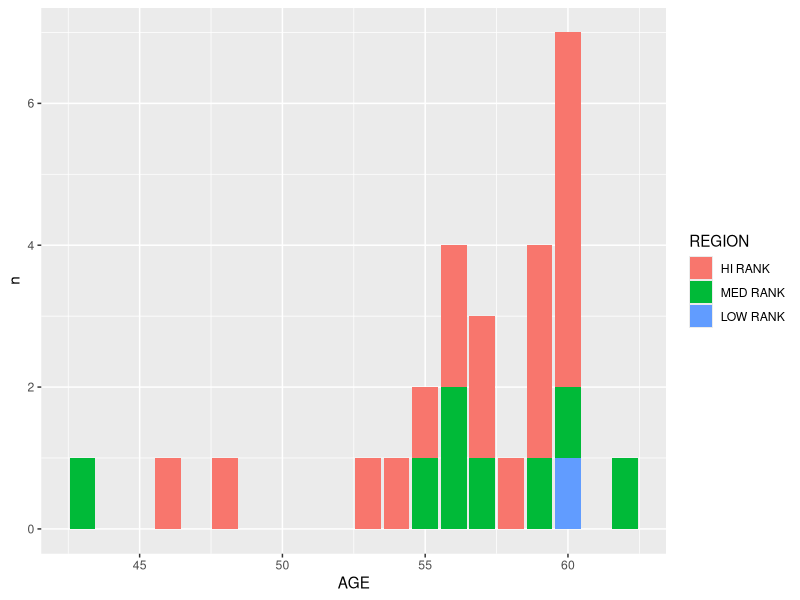

Write R code to recreate this figure.
## ---- chunk 1
library(dplyr)
## ---- chunk 2
summary(iris)
## ---- chunk 3
iris %>%
group_by(Species)
## ---- chunk 4
group_by(iris, Species)
## ---- chunk 5
iris %>%
filter(Sepal.Length > 5, Species == "setosa")
## ---- chunk 6
iris %>%
  summarize(Sepal.Length, Species)
## ---- chunk 7
ncsr4 <- read.csv("data/ncsr4_clean.csv")
## ---- chunk 8
library(ggplot2)
## ---- chunk 9
ncsr4$REGION <- factor(ncsr4$REGION, levels = c("HI RANK", "MED RANK", "LOW RANK"))
summary(ncsr4)
## ---- chunk 10
ncsr4 %>%
      filter(PMF == "PMF+", EXP > 11) %>%
      group_by(AGE) %>%
      count(AGE, REGION) %>%
      ggplot(aes(AGE, n, fill = REGION)) +
            geom_bar(stat = "identity", position = "stack") 
            
